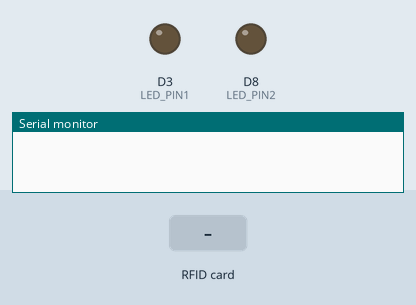
Simulated run of this sketch. Board: ESP8266 (NodeMCU). Shown: output pins drawn as LEDs (lit = HIGH), the last lines printed to the serial monitor. Inputs (shaded band) come from the test bench.

Above: at 1.2 s.
1.3 s: RFID card 5E 7A 19 C4 held to the reader
At 1.48 s:
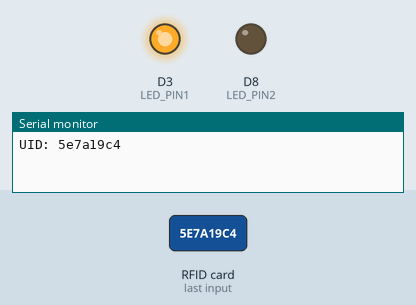
Timing chart, 0 to 4.3 s (numbered marks = the images above; inputs shaded):
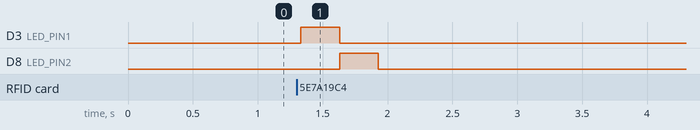

The sketch:

MFRC522_RFID_NodeMCU.ino
```cpp
#include <SPI.h>
#include <MFRC522.h>

// RFID configuration
#define RST_PIN D1
#define SS_PIN D2
MFRC522 rfid(SS_PIN, RST_PIN);

// LED configuration
#define LED_PIN1 D3 // LED pin 1
#define LED_PIN2 D8 // LED pin 2

void setup() {
  Serial.begin(115200);

  // Initialize SPI and RFID
  SPI.begin();
  rfid.PCD_Init();

  // Set up LED pins
  pinMode(LED_PIN1, OUTPUT);
  pinMode(LED_PIN2, OUTPUT);
  digitalWrite(LED_PIN1, LOW); // Turn off LEDs initially
  digitalWrite(LED_PIN2, LOW);
}

void loop() {
  // Check for new RFID card
  if (!rfid.PICC_IsNewCardPresent() || !rfid.PICC_ReadCardSerial()) {
    delay(50);
    return;
  }

  // Read the RFID UID and store it as a string
  String uid = "";
  for (byte i = 0; i < rfid.uid.size; i++) {
    uid += String(rfid.uid.uidByte[i] < 0x10 ? "0" : ""); // Add leading zero if needed
    uid += String(rfid.uid.uidByte[i], HEX);
  }

  Serial.print("UID: ");
  Serial.println(uid);

  // Blink LEDs as feedback for successful scan
  digitalWrite(LED_PIN1, HIGH);
  delay(300);  // LED on duration
  digitalWrite(LED_PIN1, LOW);

  digitalWrite(LED_PIN2, HIGH);
  delay(300);
  digitalWrite(LED_PIN2, LOW);

  // Halt PICC to allow a new reading
  rfid.PICC_HaltA();
  delay(1000); // Wait before the next read
}
```

Measured:
- after the input at 1.3 s, D3 (LED_PIN1): LOW → HIGH at once, → LOW 0.30 s later; D8 (LED_PIN2): LOW → HIGH after 0.33 s, → LOW 0.30 s later
